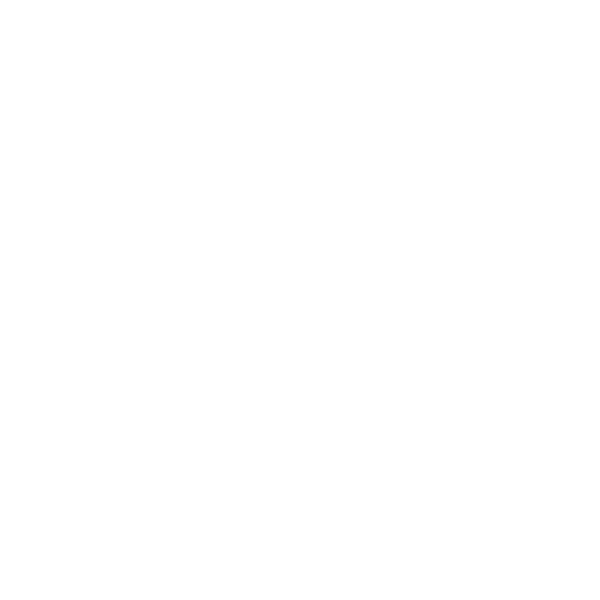
Frame 1 (no input)
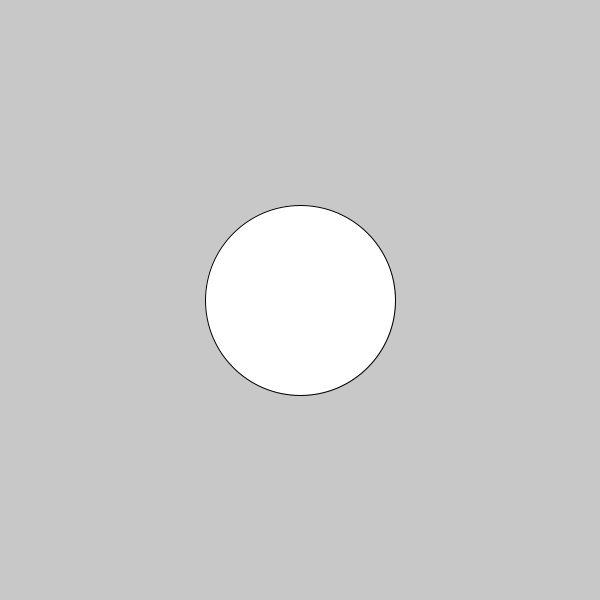
Frame 60 (the mouse pressed at the canvas centre just before this capture)
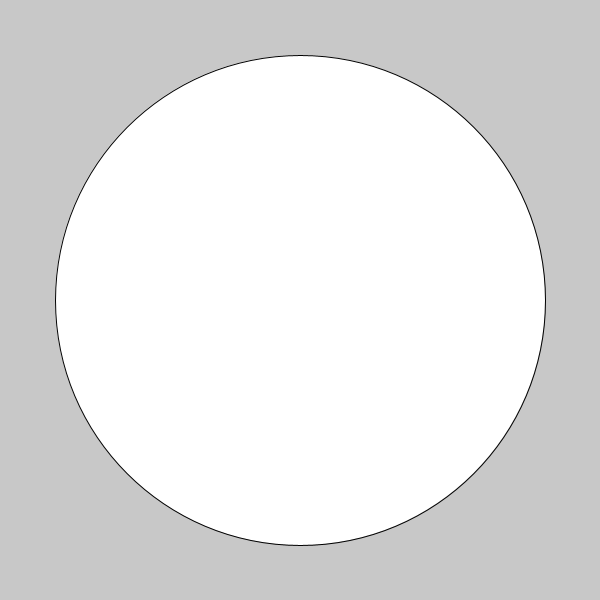
Frame 120 (the mouse held since frame 60 and released just before this capture)

The Processing sketch that drew these frames (run headless with seeded random() and noise(); from frame 60 on, the mouse is pressed at the canvas centre):

// Processing sketch: Part_5
// ── Part_5.pde
//Gabriel Altshuler 
//2-4

// built in variables:
//  - mouseX, mouseY: these are the coordinates for your mouse pointer

// define your own variables here
int x;

void setup() {
  size(600, 600);
  x = 900; // set the starting value
} // -----end of setup-----

void draw() {
 background(200);
 ellipse(300, 300, x, x);
 x = x + 5;
 if (x > 1000) {
  x = 0; 
 }
}
